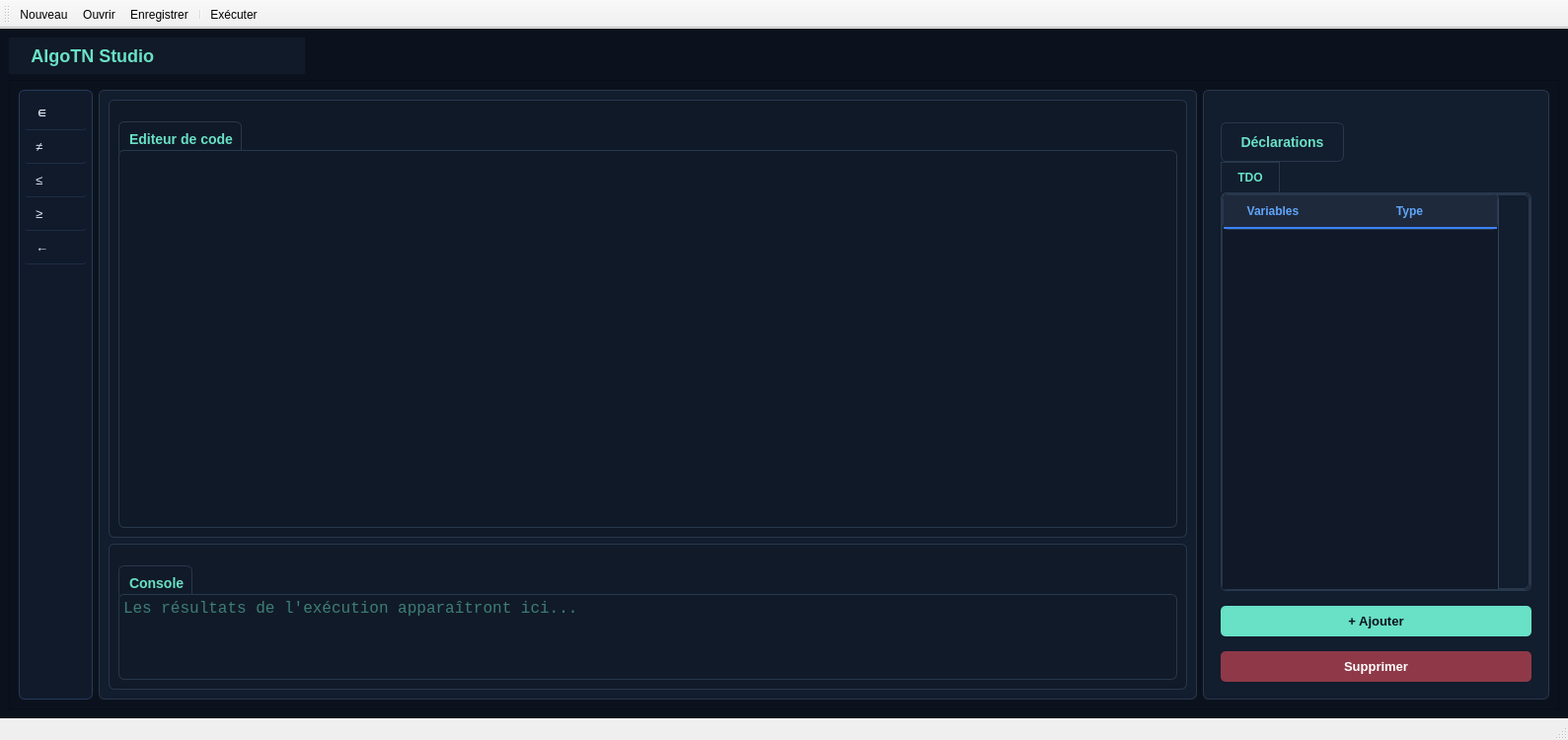
<?xml version="1.0" encoding="UTF-8"?>
<ui version="4.0">
 <class>MainWindow</class>
 <widget class="QMainWindow" name="MainWindow">
  <property name="geometry">
   <rect>
    <x>0</x>
    <y>0</y>
    <width>1589</width>
    <height>750</height>
   </rect>
  </property>
  <property name="sizePolicy">
   <sizepolicy hsizetype="Expanding" vsizetype="Expanding">
    <horstretch>0</horstretch>
    <verstretch>0</verstretch>
   </sizepolicy>
  </property>
  <property name="minimumSize">
   <size>
    <width>1000</width>
    <height>650</height>
   </size>
  </property>
  <property name="maximumSize">
   <size>
    <width>16777215</width>
    <height>16777215</height>
   </size>
  </property>
  <property name="windowTitle">
   <string>AlgoTN</string>
  </property>
  <property name="windowIcon">
   <iconset>
    <normaloff>../Icône de code turquoise sur fond bleu nuit.webp</normaloff>../Icône de code turquoise sur fond bleu nuit.webp</iconset>
  </property>
  <widget class="QWidget" name="centralwidget">
   <property name="sizePolicy">
    <sizepolicy hsizetype="Expanding" vsizetype="Expanding">
     <horstretch>0</horstretch>
     <verstretch>0</verstretch>
    </sizepolicy>
   </property>
   <property name="styleSheet">
    <string notr="true">
background-color: #0c121d;
</string>
   </property>
   <layout class="QVBoxLayout" name="verticalLayout_6">
    <item>
     <widget class="QLabel" name="label">
      <property name="sizePolicy">
       <sizepolicy hsizetype="Preferred" vsizetype="Fixed">
        <horstretch>0</horstretch>
        <verstretch>0</verstretch>
       </sizepolicy>
      </property>
      <property name="maximumSize">
       <size>
        <width>300</width>
        <height>50</height>
       </size>
      </property>
      <property name="styleSheet">
       <string notr="true">QLabel {
    background-color: #111a28;
    color: #68e1c6;
    font-size: 18px;
    font-weight: bold;
    padding: 8px;
}</string>
      </property>
      <property name="text">
       <string>&lt;/&gt;  AlgoTN Studio </string>
      </property>
     </widget>
    </item>
    <item>
     <widget class="QFrame" name="WorkSpaceWidget">
      <property name="sizePolicy">
       <sizepolicy hsizetype="Expanding" vsizetype="Expanding">
        <horstretch>0</horstretch>
        <verstretch>0</verstretch>
       </sizepolicy>
      </property>
      <property name="minimumSize">
       <size>
        <width>0</width>
        <height>300</height>
       </size>
      </property>
      <property name="styleSheet">
       <string notr="true">background-color: #0c121d;</string>
      </property>
      <property name="frameShape">
       <enum>QFrame::StyledPanel</enum>
      </property>
      <property name="frameShadow">
       <enum>QFrame::Raised</enum>
      </property>
      <layout class="QHBoxLayout" name="horizontalLayout" stretch="0,76,24">
       <item>
        <widget class="QListWidget" name="listWidget">
         <property name="maximumSize">
          <size>
           <width>75</width>
           <height>16777215</height>
          </size>
         </property>
         <property name="styleSheet">
          <string notr="true">QListWidget {
    background-color: #101a2b;
    color: #dce8f7;
    border: 1px solid #263b5c;
    border-radius: 6px;
    padding: 5px;
    font-family: &quot;Segoe UI&quot;;
    font-size: 10pt;
    outline: none;
}

QListWidget::item {
    color: #dce8f7;
    padding: 9px 8px;
    border-bottom: 1px solid #1d2d45;
    border-radius: 3px;
}

QListWidget::item:hover {
    background-color: #1c304b;
    color: #35bfff;
}

QListWidget::item:selected {
    background-color: #1e4975;
    color: #ffffff;
    border-left: 3px solid #35bfff;
}

QScrollBar:vertical {
    background-color: #101a2b;
    width: 7px;
    margin: 2px;
}

QScrollBar::handle:vertical {
    background-color: #315477;
    border-radius: 3px;
    min-height: 25px;
}

QScrollBar::handle:vertical:hover {
    background-color: #35bfff;
}

QScrollBar::add-line:vertical,
QScrollBar::sub-line:vertical {
    height: 0px;
}</string>
         </property>
         <item>
          <property name="text">
           <string>∈</string>
          </property>
         </item>
         <item>
          <property name="text">
           <string>≠</string>
          </property>
         </item>
         <item>
          <property name="text">
           <string>≤</string>
          </property>
         </item>
         <item>
          <property name="text">
           <string>≥</string>
          </property>
         </item>
         <item>
          <property name="text">
           <string>←</string>
          </property>
         </item>
        </widget>
       </item>
       <item>
        <widget class="QFrame" name="EditorPanel">
         <property name="sizePolicy">
          <sizepolicy hsizetype="Expanding" vsizetype="Expanding">
           <horstretch>0</horstretch>
           <verstretch>0</verstretch>
          </sizepolicy>
         </property>
         <property name="maximumSize">
          <size>
           <width>16777215</width>
           <height>16777215</height>
          </size>
         </property>
         <property name="styleSheet">
          <string notr="true">background-color: #121d2d;
border: 1px solid #28384d;
border-radius: 6px;</string>
         </property>
         <property name="frameShape">
          <enum>QFrame::StyledPanel</enum>
         </property>
         <property name="frameShadow">
          <enum>QFrame::Raised</enum>
         </property>
         <layout class="QVBoxLayout" name="verticalLayout" stretch="75,25">
          <item>
           <widget class="QFrame" name="CodeWidget">
            <property name="sizePolicy">
             <sizepolicy hsizetype="Expanding" vsizetype="Expanding">
              <horstretch>0</horstretch>
              <verstretch>0</verstretch>
             </sizepolicy>
            </property>
            <property name="maximumSize">
             <size>
              <width>16777215</width>
              <height>16777215</height>
             </size>
            </property>
            <property name="font">
             <font>
              <kerning>true</kerning>
             </font>
            </property>
            <property name="styleSheet">
             <string notr="true">background-color: #101927; border: 1px solid #28384d; border-radius: 6px;</string>
            </property>
            <property name="frameShape">
             <enum>QFrame::StyledPanel</enum>
            </property>
            <property name="frameShadow">
             <enum>QFrame::Raised</enum>
            </property>
            <layout class="QVBoxLayout" name="verticalLayout_5">
             <item>
              <layout class="QVBoxLayout" name="verticalLayout_2">
               <item>
                <widget class="QLabel" name="CodeTitle">
                 <property name="sizePolicy">
                  <sizepolicy hsizetype="Expanding" vsizetype="Fixed">
                   <horstretch>0</horstretch>
                   <verstretch>0</verstretch>
                  </sizepolicy>
                 </property>
                 <property name="minimumSize">
                  <size>
                   <width>125</width>
                   <height>35</height>
                  </size>
                 </property>
                 <property name="maximumSize">
                  <size>
                   <width>100</width>
                   <height>10</height>
                  </size>
                 </property>
                 <property name="styleSheet">
                  <string notr="true">color: #68e1c6;
font-size: 14px;
font-weight: bold;
padding: 6px;</string>
                 </property>
                 <property name="text">
                  <string>Editeur de code</string>
                 </property>
                </widget>
               </item>
               <item>
                <widget class="QPlainTextEdit" name="CodeEditor">
                 <property name="font">
                  <font>
                   <family>Consolas</family>
                   <pointsize>13</pointsize>
                  </font>
                 </property>
                 <property name="styleSheet">
                  <string notr="true">QPlainTextEdit {
    background-color: #101927;
    color: #e6edf3;
    border: 1px solid #28384d;
    font-family: Consolas;
    font-size: 13pt;
    selection-background-color: #1b4d50;
    selection-color: #ffffff;
}</string>
                 </property>
                 <property name="plainText">
                  <string/>
                 </property>
                 <property name="placeholderText">
                  <string/>
                 </property>
                </widget>
               </item>
              </layout>
             </item>
            </layout>
           </widget>
          </item>
          <item>
           <widget class="QFrame" name="shellWidget">
            <property name="sizePolicy">
             <sizepolicy hsizetype="Expanding" vsizetype="Expanding">
              <horstretch>0</horstretch>
              <verstretch>0</verstretch>
             </sizepolicy>
            </property>
            <property name="maximumSize">
             <size>
              <width>16777215</width>
              <height>16777215</height>
             </size>
            </property>
            <property name="styleSheet">
             <string notr="true">background-color: #111a28; border: 1px solid #28384d; border-radius: 6px;</string>
            </property>
            <property name="frameShape">
             <enum>QFrame::StyledPanel</enum>
            </property>
            <property name="frameShadow">
             <enum>QFrame::Raised</enum>
            </property>
            <layout class="QVBoxLayout" name="verticalLayout_7">
             <item>
              <layout class="QVBoxLayout" name="verticalLayout_3">
               <item>
                <widget class="QLabel" name="ConsoleTitle">
                 <property name="sizePolicy">
                  <sizepolicy hsizetype="Expanding" vsizetype="Fixed">
                   <horstretch>0</horstretch>
                   <verstretch>0</verstretch>
                  </sizepolicy>
                 </property>
                 <property name="minimumSize">
                  <size>
                   <width>75</width>
                   <height>35</height>
                  </size>
                 </property>
                 <property name="maximumSize">
                  <size>
                   <width>50</width>
                   <height>10</height>
                  </size>
                 </property>
                 <property name="styleSheet">
                  <string notr="true">color: #68e1c6;
font-size: 14px;
font-weight: bold;
padding: 6px;</string>
                 </property>
                 <property name="text">
                  <string>Console</string>
                 </property>
                </widget>
               </item>
               <item>
                <widget class="QPlainTextEdit" name="ConsoleOutput">
                 <property name="styleSheet">
                  <string notr="true">background-color: #111a28;
color: #68e1c6;
border: 1px solid #28384d;
font-size: 12pt;
font-family: Consolas;</string>
                 </property>
                 <property name="lineWrapMode">
                  <enum>QPlainTextEdit::NoWrap</enum>
                 </property>
                 <property name="readOnly">
                  <bool>true</bool>
                 </property>
                 <property name="placeholderText">
                  <string>Les résultats de l'exécution apparaîtront ici...</string>
                 </property>
                </widget>
               </item>
              </layout>
             </item>
            </layout>
           </widget>
          </item>
         </layout>
        </widget>
       </item>
       <item>
        <widget class="QFrame" name="DeclarationPanel">
         <property name="enabled">
          <bool>true</bool>
         </property>
         <property name="sizePolicy">
          <sizepolicy hsizetype="Expanding" vsizetype="Expanding">
           <horstretch>0</horstretch>
           <verstretch>0</verstretch>
          </sizepolicy>
         </property>
         <property name="maximumSize">
          <size>
           <width>16777215</width>
           <height>16777215</height>
          </size>
         </property>
         <property name="styleSheet">
          <string notr="true">background-color: #121d2d; border: 1px solid #28384d; border-radius: 6px;</string>
         </property>
         <property name="frameShape">
          <enum>QFrame::StyledPanel</enum>
         </property>
         <property name="frameShadow">
          <enum>QFrame::Raised</enum>
         </property>
         <layout class="QVBoxLayout" name="verticalLayout_4">
          <item>
           <layout class="QVBoxLayout" name="verticalLayout_9" stretch="0,0,0,1">
            <property name="spacing">
             <number>15</number>
            </property>
            <property name="leftMargin">
             <number>8</number>
            </property>
            <property name="topMargin">
             <number>8</number>
            </property>
            <property name="rightMargin">
             <number>8</number>
            </property>
            <property name="bottomMargin">
             <number>8</number>
            </property>
            <item>
             <widget class="QLabel" name="DeclarationTitle_3">
              <property name="enabled">
               <bool>true</bool>
              </property>
              <property name="sizePolicy">
               <sizepolicy hsizetype="Expanding" vsizetype="Fixed">
                <horstretch>0</horstretch>
                <verstretch>0</verstretch>
               </sizepolicy>
              </property>
              <property name="minimumSize">
               <size>
                <width>125</width>
                <height>40</height>
               </size>
              </property>
              <property name="maximumSize">
               <size>
                <width>75</width>
                <height>10</height>
               </size>
              </property>
              <property name="styleSheet">
               <string notr="true">color: #68e1c6;
font-size: 14px;
font-weight: bold;
padding: 6px;</string>
              </property>
              <property name="text">
               <string>Déclarations</string>
              </property>
              <property name="alignment">
               <set>Qt::AlignCenter</set>
              </property>
             </widget>
            </item>
            <item>
             <widget class="QTabWidget" name="declarationTabs_3">
              <property name="maximumSize">
               <size>
                <width>16777215</width>
                <height>16777215</height>
               </size>
              </property>
              <property name="styleSheet">
               <string notr="true">
QTabWidget::pane {
    background-color: #121d2d;
    border: 1px solid #28384d;
    border-radius: 5px;
}

QTabBar::tab {
    background-color: #101927;
    color: #aab7c5;
    padding: 8px 16px;
    border: 1px solid #28384d;
    border-bottom: none;
}

QTabBar::tab:selected {
    background-color: #121d2d;
    color: #68e1c6;
    font-weight: bold;
}

QTabBar::tab:hover {
    background-color: #1b2a3d;
    color: #ffffff;
}
</string>
              </property>
              <property name="currentIndex">
               <number>0</number>
              </property>
              <widget class="QWidget" name="tdoTab_3">
               <property name="sizePolicy">
                <sizepolicy hsizetype="Expanding" vsizetype="Expanding">
                 <horstretch>0</horstretch>
                 <verstretch>0</verstretch>
                </sizepolicy>
               </property>
               <attribute name="title">
                <string>TDO</string>
               </attribute>
               <widget class="QWidget" name="verticalLayoutWidget_9">
                <property name="geometry">
                 <rect>
                  <x>-1</x>
                  <y>-1</y>
                  <width>281</width>
                  <height>721</height>
                 </rect>
                </property>
                <layout class="QVBoxLayout" name="verticalLayout_10">
                 <property name="sizeConstraint">
                  <enum>QLayout::SetNoConstraint</enum>
                 </property>
                 <item>
                  <widget class="QTableWidget" name="tdoTable_3">
                   <property name="minimumSize">
                    <size>
                     <width>150</width>
                     <height>0</height>
                    </size>
                   </property>
                   <property name="styleSheet">
                    <string notr="true">QTableWidget {
    background-color: #111827;
    alternate-background-color: #172338;
    color: #EAF2FF;
    gridline-color: #30445F;
    selection-background-color: #2563EB;
    selection-color: #FFFFFF;
    border: 1px solid #30445F;
    border-radius: 6px;
}

QTableWidget::item {
    background-color: #111827;
    color: #EAF2FF;
    padding: 6px;
    border: none;
}

QTableWidget::item:selected {
    background-color: #2563EB;
    color: #FFFFFF;
}

QHeaderView::section {
    background-color: #1E293B;
    color: #60A5FA;
    padding: 8px;
    border: none;
    border-bottom: 2px solid #3B82F6;
    font-weight: bold;
}

QTableCornerButton::section {
    background-color: #1E293B;
    border: none;
}
QComboBox {
    background-color: #172338;
    color: #EAF2FF;
    border: 1px solid #3B82F6;
    border-radius: 4px;
    padding: 4px;
}

QComboBox:hover {
    border: 1px solid #60A5FA;
}

QComboBox:focus {
    color: #FFFFFF;
    border: 1px solid #60A5FA;
}

QComboBox QAbstractItemView {
    background-color: #172338;
    color: #EAF2FF;
    selection-background-color: #2563EB;
    selection-color: #FFFFFF;
    outline: none;
}

QComboBox QAbstractItemView::item {
    color: #EAF2FF;
    padding: 5px;
}
QTableWidget QLineEdit:focus {
    color: #FFFFFF;
    background-color: #1E293B;
    border: 1px solid #60A5FA;
}</string>
                   </property>
                   <property name="editTriggers">
                    <set>QAbstractItemView::DoubleClicked</set>
                   </property>
                   <property name="alternatingRowColors">
                    <bool>true</bool>
                   </property>
                   <property name="selectionBehavior">
                    <enum>QAbstractItemView::SelectRows</enum>
                   </property>
                   <property name="columnCount">
                    <number>2</number>
                   </property>
                   <attribute name="horizontalHeaderStretchLastSection">
                    <bool>true</bool>
                   </attribute>
                   <column>
                    <property name="text">
                     <string>Variables</string>
                    </property>
                   </column>
                   <column>
                    <property name="text">
                     <string>Type</string>
                    </property>
                   </column>
                  </widget>
                 </item>
                </layout>
               </widget>
              </widget>
             </widget>
            </item>
            <item>
             <widget class="QPushButton" name="btnAddVariable">
              <property name="cursor">
               <cursorShape>PointingHandCursor</cursorShape>
              </property>
              <property name="styleSheet">
               <string notr="true">QPushButton {
    background-color: #68e1c6;
    color: #0c121d;
    font-size: 13px;
    font-weight: bold;
    border: none;
    border-radius: 5px;
    padding: 8px 15px;
}
QPushButton:hover {
    background-color: #83f0d5;
}
QPushButton:pressed {
    background-color: #45b99f;
}</string>
              </property>
              <property name="text">
               <string>+ Ajouter</string>
              </property>
             </widget>
            </item>
            <item>
             <widget class="QPushButton" name="btnDeleteVariable">
              <property name="cursor">
               <cursorShape>PointingHandCursor</cursorShape>
              </property>
              <property name="styleSheet">
               <string notr="true">QPushButton {
    background-color: #8f3948;
    color: white;
    font-size: 13px;
    font-weight: bold;
    border: none;
    border-radius: 5px;
    padding: 8px 15px;
}
QPushButton:hover {
    background-color: #b44759;
}
QPushButton:pressed {
    background-color: #71303c;
}</string>
              </property>
              <property name="text">
               <string>Supprimer</string>
              </property>
             </widget>
            </item>
           </layout>
          </item>
         </layout>
        </widget>
       </item>
      </layout>
     </widget>
    </item>
   </layout>
  </widget>
  <widget class="QStatusBar" name="statusBar"/>
  <widget class="QToolBar" name="MaintoolBar">
   <property name="windowTitle">
    <string>toolBar</string>
   </property>
   <attribute name="toolBarArea">
    <enum>TopToolBarArea</enum>
   </attribute>
   <attribute name="toolBarBreak">
    <bool>false</bool>
   </attribute>
   <addaction name="actionNouveau"/>
   <addaction name="actionouvrir"/>
   <addaction name="actionEnregistrer"/>
   <addaction name="separator"/>
   <addaction name="actionEx_cuter"/>
  </widget>
  <action name="actionNouveau">
   <property name="text">
    <string>Nouveau</string>
   </property>
   <property name="shortcut">
    <string>Ctrl+N</string>
   </property>
  </action>
  <action name="actionouvrir">
   <property name="text">
    <string>Ouvrir</string>
   </property>
   <property name="shortcut">
    <string>Ctrl+O</string>
   </property>
  </action>
  <action name="actionEnregistrer">
   <property name="text">
    <string>Enregistrer</string>
   </property>
   <property name="shortcut">
    <string>Ctrl+S</string>
   </property>
  </action>
  <action name="actionEx_cuter">
   <property name="text">
    <string>Exécuter</string>
   </property>
   <property name="shortcut">
    <string>F5</string>
   </property>
  </action>
  <action name="actionInserer">
   <property name="text">
    <string>Inserer</string>
   </property>
  </action>
 </widget>
 <resources/>
 <connections/>
</ui>
